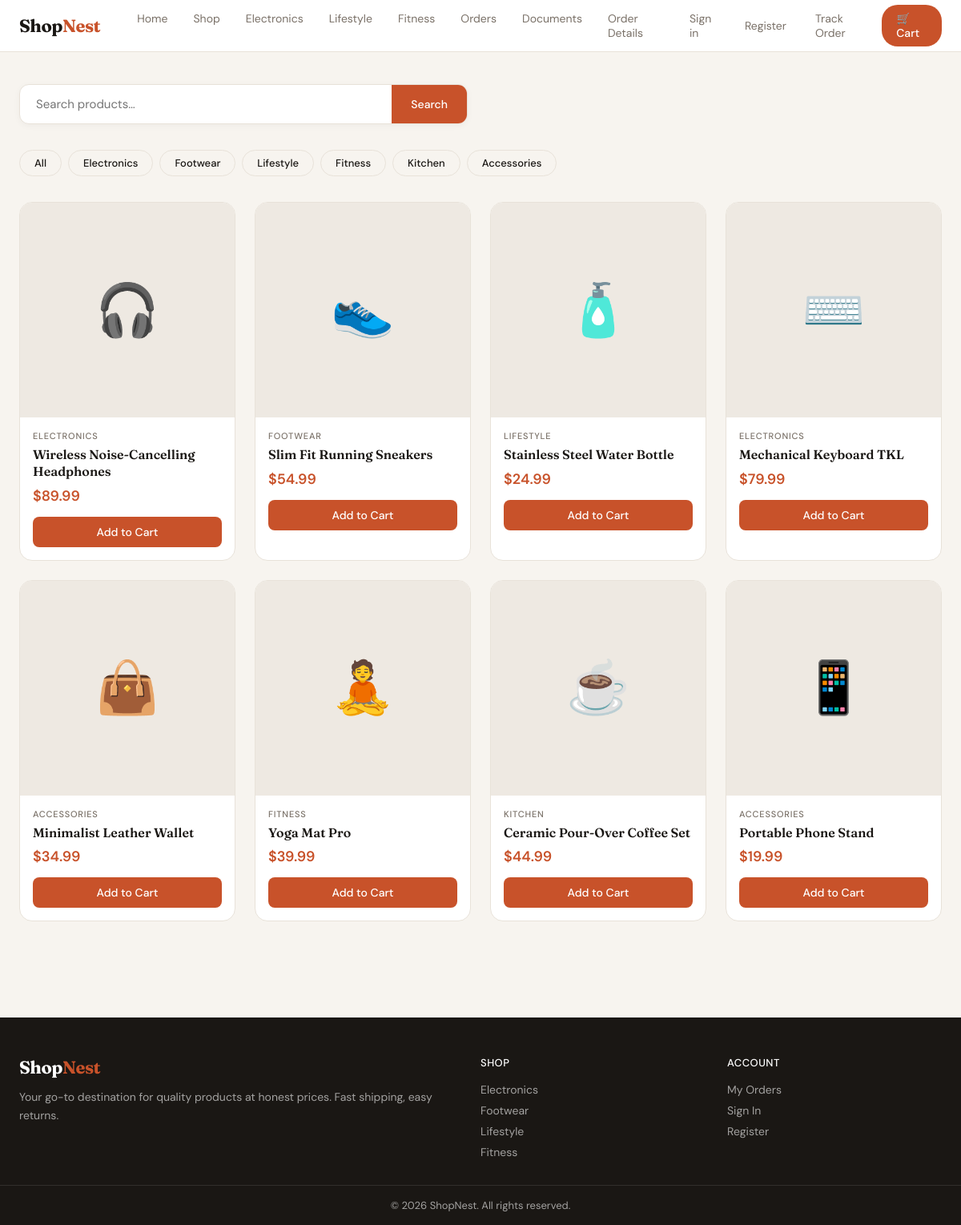
Screenshot of /products/index.php with the database file from the repository.
### tables this page shows
CREATE TABLE products (
        id INTEGER PRIMARY KEY AUTOINCREMENT,
        name TEXT,
        description TEXT,
        price REAL,
        category TEXT,
        image TEXT,
        stock INTEGER DEFAULT 100
    );

### products/index.php (the view, shortened to what this page needs)
<?php
require_once __DIR__ . '/../layout.php';
$icons = [
    'headphones' => '🎧', 'sneakers' => '👟', 'bottle' => '🧴',
    'keyboard' => '⌨️', 'wallet' => '👜', 'yogamat' => '🧘',
    'coffee' => '☕', 'stand' => '📱'
];
$q = $_GET['q'] ?? '';
$category = $_GET['category'] ?? '';
if ($q !== '') {
    $products = $db->query("SELECT * FROM products WHERE name LIKE '%$q%' OR description LIKE '%$q%'")->fetchAll(PDO::FETCH_ASSOC);
} elseif ($category !== '') {
    $products = $db->query("SELECT * FROM products WHERE category = '$category'")->fetchAll(PDO::FETCH_ASSOC);
} else {
    $products = $db->query("SELECT * FROM products")->fetchAll(PDO::FETCH_ASSOC);
}
?>
<main>
    <section style="margin-bottom:32px;">
        <form action="/products" method="GET" class="search-bar" style="max-width:560px;">
            <input type="text" name="q" value="<?= $q ?>" placeholder="Search products…">
            <button type="submit">Search</button>
        </form>
    </section>
    <div style="display:flex;gap:8px;flex-wrap:wrap;margin-bottom:32px;">
        <a href="/products" class="btn btn-outline" style="padding:7px 18px;font-size:13px;border-radius:20px;">All</a>
        <?php foreach (['Electronics','Footwear','Lifestyle','Fitness','Kitchen','Accessories'] as $cat): ?>
        <a href="/products?category=<?= urlencode($cat) ?>"
           class="btn btn-outline"
           style="padding:7px 18px;font-size:13px;border-radius:20px;<?= $category === $cat ? 'background:var(--accent);color:#fff;border-color:var(--accent);' : '' ?>">
            <?= $cat ?>
        </a>
        <?php endforeach; ?>
    </div>
    <?php if (empty($products)): ?>
    <div style="text-align:center;padding:80px 0;color:var(--muted);">
        <div style="font-size:48px;margin-bottom:16px;">🔍</div>
        <h3 style="font-family:'Fraunces',serif;margin-bottom:8px;">No products found</h3>
        <p>Try a different search term or browse all products.</p>
    </div>
    <?php else: ?>
    <div class="product-grid">
        <?php foreach ($products as $p): ?>
        <div class="product-card">
            <a href="/product?id=<?= $p['id'] ?>">
                <div class="product-img"><?= $icons[$p['image']] ?? '📦' ?></div>
            </a>
            <div class="product-body">
                <div class="product-category"><?= htmlspecialchars($p['category']) ?></div>
                <div class="product-name">
                    <a href="/product?id=<?= $p['id'] ?>"><?= htmlspecialchars($p['name']) ?></a>
                </div>
                <div class="product-price">$<?= number_format($p['price'], 2) ?></div>
                <form method="POST" action="/cart">
                    <button type="submit" class="btn btn-primary">Add to Cart</button>
                </form>
            </div>
        </div>
        <?php endforeach; ?>
    </div>
    <?php endif; ?>
</main>

### layout.php (style rules this page uses)
*, *::before, *::after { box-sizing: border-box; margin: 0; padding: 0; }
:root { --bg: #F7F4EF; --surface: #FFFFFF; --border: #E8E2D9; --text: #1A1714; --muted: #7A7168; --accent: #C8522A; --accent-hover: #A8421F; --accent-light: #F5EDE8; --success: #2D6A4F; --tag-bg: #EEE9E2; }
body { font-family: 'DM Sans', sans-serif; background: var(--bg); color: var(--text); min-height: 100vh; font-size: 15px; }
a { color: inherit; text-decoration: none; }
main { max-width: 1200px; margin: 0 auto; padding: 40px 24px; }
.search-bar { display: flex; gap: 0; background: var(--surface); border: 1px solid var(--border); border-radius: 12px; overflow: hidden; box-shadow: 0 2px 8px rgba(0,0,0,.04); }
.search-bar input { flex: 1; padding: 14px 20px; border: none; outline: none; font-family: 'DM Sans', sans-serif; font-size: 15px; background: transparent; color: var(--text); }
.search-bar button { padding: 14px 24px; background: var(--accent); border: none; cursor: pointer; color: #fff; font-size: 14px; font-weight: 500; font-family: 'DM Sans', sans-serif; transition: background .15s; }
.product-grid { display: grid; grid-template-columns: repeat(auto-fill, minmax(260px, 1fr)); gap: 24px; }
.product-card { background: var(--surface); border: 1px solid var(--border); border-radius: 16px; overflow: hidden; transition: box-shadow .2s, transform .2s; }
.product-img { width: 100%; aspect-ratio: 1; background: var(--tag-bg); display: flex; align-items: center; justify-content: center; font-size: 64px; }
.product-body { padding: 16px; }
.product-category { font-size: 11px; font-weight: 500; color: var(--muted); text-transform: uppercase; letter-spacing: .8px; margin-bottom: 6px; }
.product-name { font-family: 'Fraunces', serif; font-size: 16px; font-weight: 600; line-height: 1.3; margin-bottom: 8px; }
.product-price { font-size: 18px; font-weight: 600; color: var(--accent); margin-bottom: 14px; }
.btn { display: inline-block; padding: 10px 20px; border-radius: 8px; font-size: 14px; font-weight: 500; cursor: pointer; border: none; font-family: 'DM Sans', sans-serif; transition: all .15s; }
.btn-primary { background: var(--accent); color: #fff; width: 100%; text-align: center; }
.btn-outline { background: transparent; border: 1px solid var(--border); color: var(--text); }

### rows the page displays
products: image "🎧", category "ELECTRONICS", name "Wireless Noise-Cancelling Headphones", price "89.99"
products: image "👟", category "FOOTWEAR", name "Slim Fit Running Sneakers", price "54.99"
products: image "🧴", category "LIFESTYLE", name "Stainless Steel Water Bottle", price "24.99"
products: image "⌨️", category "ELECTRONICS", name "Mechanical Keyboard TKL", price "79.99"
products: image "👜", category "ACCESSORIES", name "Minimalist Leather Wallet", price "34.99"
products: image "🧘", category "FITNESS", name "Yoga Mat Pro", price "39.99"
products: image "☕", category "KITCHEN", name "Ceramic Pour-Over Coffee Set", price "44.99"
products: image "📱", category "ACCESSORIES", name "Portable Phone Stand", price "19.99"

### other values shown
$cat "Electronics"
$cat "Footwear"
$cat "Lifestyle"
$cat "Fitness"
$cat "Kitchen"
$cat "Accessories"
